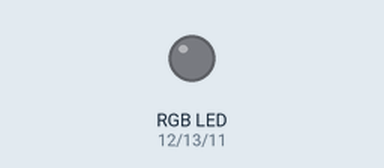
Recording of a sketch running on a simulated Arduino Uno, built with avr-gcc and run on an emulated ATmega328P. Shown: an RGB LED mixed from three pins (HIGH = lit).

Above: at 0.3 s.
At 3.8 s:
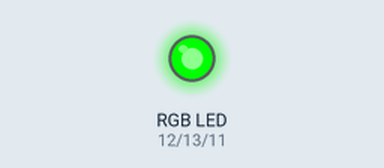
At 9.0 s:
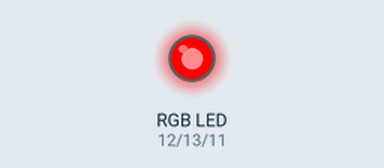
Timing chart, 0 to 10.1 s (numbered marks = the images above):
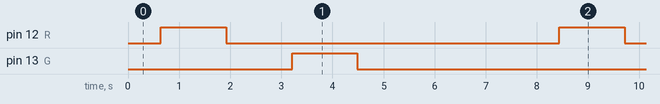

Measured:
- by itself, pin 12 (R), pin 13 (G): alternates HIGH for 1.3 s and LOW for 6.5 s

The sketch:

sketch_dec16a.ino
```cpp
int G=13;
int B=11;
int R=12;

void setup() {
  // put your setup code here, to run once:
  for(int i = 11;i<14;i++){
    pinMode(i,OUTPUT);
  }
}

void loop() {
  int i = 0;
  for(i=0;i<255;i++){
    analogWrite(R,i);
    delay(5);
  }
  for(i;i>=0;i--){
    analogWrite(R,i);
    delay(5);
  }

  for(i;i<255;i++){
    analogWrite(G,i);
    delay(5);
  }
  for(i;i>=0;i--){
    analogWrite(G,i);
    delay(5);
  }

  for(i;i<255;i++){
    analogWrite(B,i);
    delay(5);
  }
  for(i;i>=0;i--){
    analogWrite(B,i);
    delay(5);
  }

  delay(100);


  // put your main code here, to run repeatedly:

}
```
